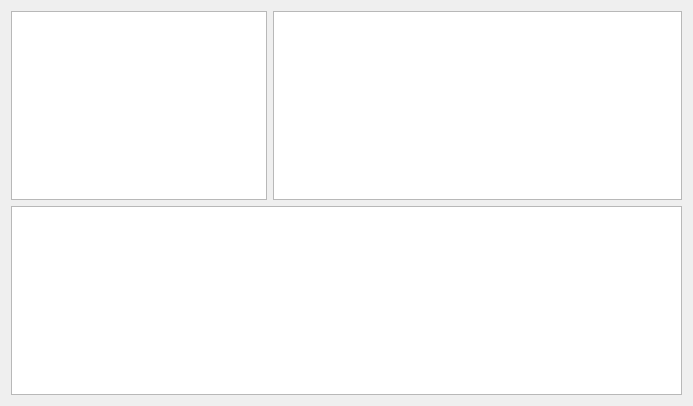
<?xml version="1.0" encoding="UTF-8"?>
<ui version="4.0">
 <class>ConnectionTab</class>
 <widget class="QWidget" name="ConnectionTab">
  <property name="geometry">
   <rect>
    <x>0</x>
    <y>0</y>
    <width>693</width>
    <height>406</height>
   </rect>
  </property>
  <property name="windowTitle">
   <string>Form</string>
  </property>
  <property name="locale">
   <locale language="English" country="UnitedStates"/>
  </property>
  <layout class="QGridLayout" name="gridLayout">
   <item row="1" column="2">
    <widget class="QListWidget" name="listTables">
     <property name="alternatingRowColors">
      <bool>true</bool>
     </property>
    </widget>
   </item>
   <item row="1" column="0" colspan="2">
    <widget class="QListWidget" name="listDatabases">
     <property name="alternatingRowColors">
      <bool>true</bool>
     </property>
    </widget>
   </item>
   <item row="2" column="0" colspan="3">
    <widget class="QTableWidget" name="tableValues">
     <property name="alternatingRowColors">
      <bool>true</bool>
     </property>
     <property name="selectionMode">
      <enum>QAbstractItemView::SingleSelection</enum>
     </property>
     <property name="sortingEnabled">
      <bool>true</bool>
     </property>
     <attribute name="verticalHeaderVisible">
      <bool>false</bool>
     </attribute>
    </widget>
   </item>
  </layout>
 </widget>
 <resources/>
 <connections/>
</ui>
